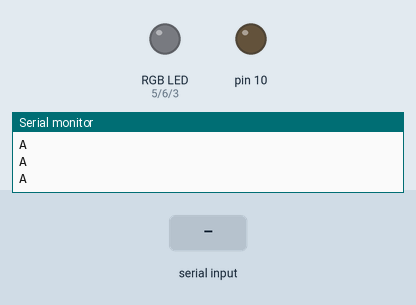
A sketch run on a simulated Arduino Uno, built with avr-gcc and run on an emulated ATmega328P. Shown: an RGB LED mixed from three pins (HIGH = lit), output pins drawn as LEDs (lit = HIGH), the last lines printed to the serial monitor. The inputs (shaded band) are chosen by the test bench. Dim RGB values are drawn brighter than linear; no radio packets arrive unless stated.

Above: at 1.0 s.
1.1 s: "s\n" received over Serial
At 2.1 s:
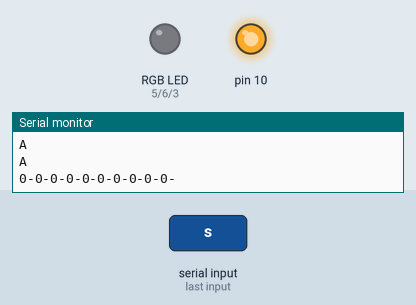
2.7 s: byte 119 ('w') received over Serial
At 3.2 s:
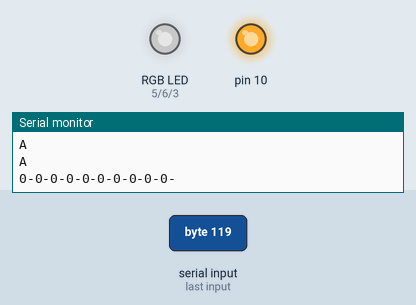
4.2 s: byte 103 ('g') received over Serial
At 5.4 s:
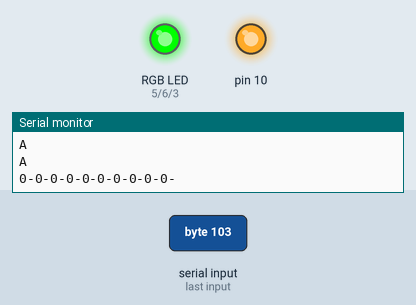
5.7 s: byte 121 ('y') received over Serial
At 6.8 s:
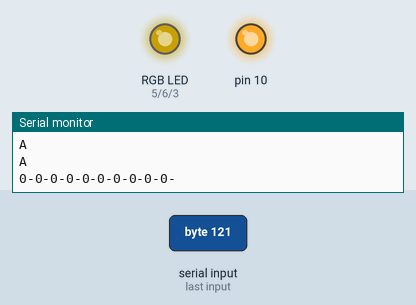
7.2 s: byte 111 ('o') received over Serial
At 7.9 s:
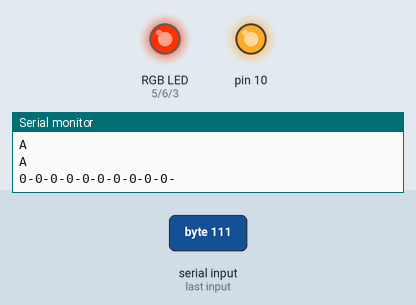
8.7 s: byte 114 ('r') received over Serial
At 9.1 s:
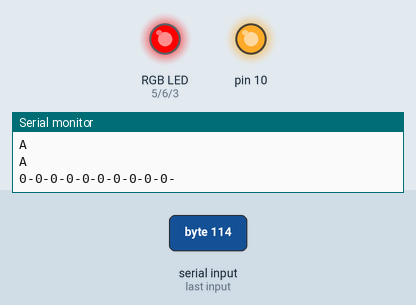
Timing chart, 0 to 11.2 s (numbered marks = the images above; inputs shaded):
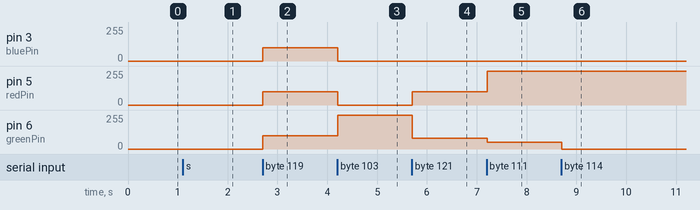

The sketch:

GateWay.ino
```cpp
////////--------------------------------
#include <RF24.h>
#include <RF24Network.h>
#include <SPI.h>
////////---------------------------------l
RF24 radio(7, 8); // CNS, CE
RF24Network network(radio);
const uint16_t this_node = 00;

uint8_t received_data[10]; //Number of channels
uint8_t num_received_data = sizeof(received_data);//*********
//
bool node_1 = false;
bool node_2 = false;

int redPin = 5;
int greenPin = 6;
int bluePin = 3;

char inByte = '0';

int list[10];

void setup() {

  Serial.begin(9600);
  while (!Serial) {
    ; // wait for serial port to connect. Needed for native USB port only
  }
  establishContact();
  SPI.begin();
  radio.begin();
  network.begin(90, this_node); //(channel, node address)

  pinMode(redPin, OUTPUT);
  pinMode(greenPin, OUTPUT);
  pinMode(bluePin, OUTPUT);

//--------------------------------------

}

void loop() {
  network.update();
  if (Serial.available() > 0){
    inByte = Serial.read();
    if(inByte == 's'){sent_data();}
    if(inByte == 'n'){get_it();}
    if(inByte == 'w'){setColor(100, 100, 100);}
    if(inByte == 'g'){setColor(0, 255, 0);}
    if(inByte == 'y'){setColor(100, 80, 0);}
    if(inByte == 'o'){setColor(255, 50, 0);}
    if(inByte == 'r'){setColor(255, 0, 0);}
    if(inByte == 'm'){setColor(255, 0, 100);}
  }
  get_data();
  delay(10);
 }

void get_it()
  {
  int num_of_nodes = int(node_1)+int(node_2);
  Serial.println(num_of_nodes);
  }

void sent_data(){
  for(int i = 0; i< num_received_data; i++)
    {
      Serial.print(received_data[i]);
      Serial.print('-');
      }
    Serial.println();
  }

void get_data()
  {
   uint8_t incomingData[5];
   bool ok;
   int val;
   RF24NetworkHeader header;
    while ( network.available() ) {     // Is there any incoming data?
      ok = network.read(header, &incomingData, sizeof(incomingData));
      val = header.from_node;
      }
      for (int i=0; i<10; i++){
        if (i == 9)list[i] = val;
        else list[i] = list[i+1];
        }
      int sum= 0;
      for (int i=0; i<10; i++){sum+= list[i];}
      if (sum == 10){node_1 = true;node_2 = false;}
      else if (sum == 20){node_1 = false;node_2 = true;}
      else if (sum < 10){node_1 = false; node_2 = false;}
      else {node_1 = true; node_2 = true;}
      if (val == 1){
        for( int i = 0; i < 5; i++)
        received_data[i] = incomingData[i];
        }
      else if(val == 2){
        for( int i = 5; i < 10; i++)
        received_data[i] = incomingData[i-5];
        }
      }

void establishContact() {
  while (Serial.available() <= 0) {
    Serial.println("A");   // send an initial string
    delay(300);
  }
  Serial.flush();
}

void setColor(int red, int green, int blue)
{
  #ifdef COMMON_ANODE
    red = 255 - red;
    green = 255 - green;
    blue = 255 - blue;
  #endif
  analogWrite(redPin, red);
  analogWrite(greenPin, green);
  analogWrite(bluePin, blue);
}
```

Measured:
- after the input at 1.1 s, pin 10: LOW → HIGH after 0.10 s
- after the input at 2.7 s, pin 3 (bluePin), pin 5 (redPin), pin 6 (greenPin): 0/255 → 100/255 at once
- after the input at 4.2 s, pin 3 (bluePin), pin 5 (redPin): 100/255 → 0/255 at once; pin 6 (greenPin): 100/255 → 255/255 at once
- after the input at 5.7 s, pin 5 (redPin): 0/255 → 100/255 at once; pin 6 (greenPin): 255/255 → 80/255 at once
- after the input at 7.2 s, pin 5 (redPin): 100/255 → 255/255 at once; pin 6 (greenPin): 80/255 → 50/255 at once
- after the input at 8.7 s, pin 6 (greenPin): 50/255 → 0/255 at once
